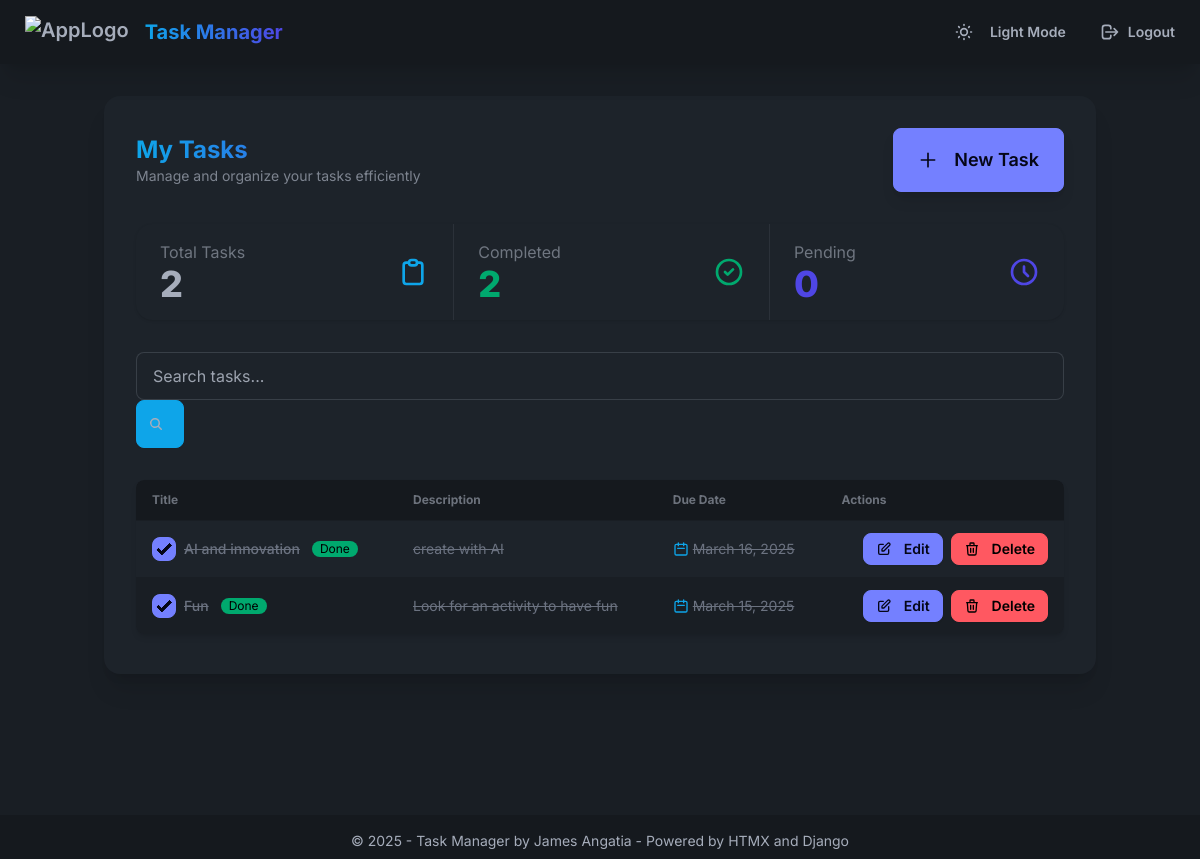
Screenshot of / (signed in) with the database file from the repository.
### tasks/models.py (models this page shows, shortened)
class Task(models.Model):
    title = models.CharField(max_length=200,unique=True)
    description = models.TextField(blank=True)
    created_at = models.DateTimeField(auto_now_add=True)
    due_date = models.DateTimeField(null=True, blank=True)
    completed = models.BooleanField(default=False)
    user = models.ForeignKey(User, on_delete=models.CASCADE, related_name='tasks')
    class Meta:
        unique_together = ('user','title')

### tasks/views.py (the view)
# urls.py: path('', views.index, name='index'),
def index(request):
    if request.user.is_authenticated:
        tasks = request.user.tasks.all()
        completed_count = tasks.filter(completed=True).count()
        pending_count = tasks.filter(completed=False).count()
        context = {
            'tasks': tasks,
            'form': TaskForm(),
            'completed_count': completed_count,
            'pending_count': pending_count
        }
        return render(request, 'tasks/task.html', context)
    else:
        return render(request, 'tasks/welcome.html')

### tasks/forms.py (shortened to what this page needs)
class TaskForm(forms.ModelForm):
    title = forms.CharField(
                                widget=forms.TextInput(attrs={
                                'class': 'input input-bordered w-full',
                                'placeholder': 'Task Name',}),
                                required = True
                            )
    description = forms.CharField(
                                    widget=forms.Textarea(attrs={
                                    'class': 'textarea textarea-bordered w-full',
                                    'placeholder': 'Task Description',}),
                                    required = False
                                )
    due_date = forms.DateField(
                                widget=forms.DateInput(attrs={
                                'class': 'input input-bordered w-full',
                                'type': 'date',}),
                                required = True
                            )
    class Meta:
        model = Task
        fields = ['title', 'description', 'due_date']
        widgets = {
            'due_date': forms.DateInput(attrs={'type': 'date'})
        }

### tasks/templates/tasks/task.html (shortened to what this page needs)
{% extends 'base.html' %}
{% block content %}
<div class="min-h-[80vh]">
    <div class="card bg-base-100 shadow-xl">
        <div class="card-body">
            <div class="flex flex-col sm:flex-row justify-between items-center mb-6 gap-4">
                <div>
                    <h2 class="card-title text-2xl gradient-text font-bold">My Tasks</h2>
                    <p class="text-sm opacity-70">Manage and organize your tasks efficiently</p>
                </div>
                <button class="btn btn-primary btn-md sm:btn-lg shadow-lg hover:shadow-xl transition-all w-full sm:w-auto" onclick="task_modal.showModal()">
                    <svg xmlns="http://www.w3.org/2000/svg" class="h-5 w-5 mr-2" fill="none" viewBox="0 0 24 24" stroke="currentColor">
                        <path stroke-linecap="round" stroke-linejoin="round" stroke-width="2" d="M12 4v16m8-8H4" />
                    </svg>
                    New Task
                </button>
            </div>
            {% include 'tasks/partials/stats.html' %}
            <div class="form-control mb-6">
                <div class="input-group">
                    <input
                        type="text"
                        name="search"
                        placeholder="Search tasks..."
                        class="input input-bordered w-full focus:ring-2 focus:ring-primary/40"
                        hx-get="{% url 'tasks:search_task' %}"
                        hx-trigger="keyup delay:500ms, search"
                        hx-target="#task-list"
                        hx-indicator="#spinner"
                        hx-on::before-request="document.getElementById('task-list').style.opacity = 0.4;"
                        hx-on::after-request="document.getElementById('task-list').style.opacity = 1.0;"
                    >
                    <button class="btn btn-square bg-primary border-primary hover:bg-primary-focus hover:border-primary-focus">
                        <span id="search-icon">
                            <svg
                                xmlns="http://www.w3.org/2000/svg"
                                viewBox="0 0 16 16"
                                fill="currentColor"
                                class="h-4 w-4">
                                <path
                                fill-rule="evenodd"
                                d="M9.965 11.026a5 5 0 1 1 1.06-1.06l2.755 2.754a.75.75 0 1 1-1.06 1.06l-2.755-2.754ZM10.5 7a3.5 3.5 0 1 1-7 0 3.5 3.5 0 0 1 7 0Z"
                                clip-rule="evenodd" />
                            </svg>
                        </span>
                    </button>
                </div>
            </div>
            <div class="task-container rounded-lg">
                {% include 'tasks/partials/task-list.html' %}
            </div>
        </div>
    </div>
</div>
{% endblock %}

### tasks/templates/tasks/partials/task-row.html
<tr data-task-id="{{ task.id }}" class="hover:bg-base-200">
    <td>
        <div class="flex items-center gap-2">
            <input type="checkbox" class="checkbox checkbox-primary"
                {% if task.completed %}checked{% endif %}
                hx-post="{% url 'tasks:toggle_complete' task.id %}"
                hx-target="#task-list"
                hx-swap="innerHTML">
            <span class="font-medium {% if task.completed %}line-through text-gray-500{% endif %}">{{ task.title }}</span>
            {% if task.completed %}
            <span class="badge badge-success badge-sm ml-1">Done</span>
            {% endif %}
        </div>
    </td>
    <td class="{% if task.completed %}line-through text-gray-500{% endif %} hidden md:table-cell">
        <div class="truncate max-w-xs">
            {{ task.description|default:"No description" }}
        </div>
    </td>
    <td class="{% if task.completed %}line-through text-gray-500{% endif %} hidden sm:table-cell">
        <div class="flex items-center">
            <svg xmlns="http://www.w3.org/2000/svg" class="h-4 w-4 mr-1 text-primary" fill="none" viewBox="0 0 24 24" stroke="currentColor">
                <path stroke-linecap="round" stroke-linejoin="round" stroke-width="2" d="M8 7V3m8 4V3m-9 8h10M5 21h14a2 2 0 002-2V7a2 2 0 00-2-2H5a2 2 0 00-2 2v12a2 2 0 002 2z" />
            </svg>
            {{ task.due_date|date:"F d, Y" }}
        </div>
    </td>
    <td>
        <div class="flex gap-2 justify-end">
            <button class="btn btn-primary btn-sm"
                hx-get="{% url 'tasks:update_task' task.id %}"
                hx-target="#edit-task-modal-container">
                <svg xmlns="http://www.w3.org/2000/svg" class="h-4 w-4" fill="none" viewBox="0 0 24 24" stroke="currentColor">
                    <path stroke-linecap="round" stroke-linejoin="round" stroke-width="2" d="M11 5H6a2 2 0 00-2 2v11a2 2 0 002 2h11a2 2 0 002-2v-5m-1.414-9.414a2 2 0 112.828 2.828L11.828 15H9v-2.828l8.586-8.586z" />
                </svg>
                <span class="hidden sm:inline ml-1">Edit</span>
            </button>
            <button class="btn btn-error btn-sm"
                hx-delete="{% url 'tasks:delete_task' task.id %}"
                hx-target="#task-list"
                hx-swap="innerHTML"
                hx-confirm="Are you sure you want to delete this task?">
                <svg xmlns="http://www.w3.org/2000/svg" class="h-4 w-4" fill="none" viewBox="0 0 24 24" stroke="currentColor">
                    <path stroke-linecap="round" stroke-linejoin="round" stroke-width="2" d="M19 7l-.867 12.142A2 2 0 0116.138 21H7.862a2 2 0 01-1.995-1.858L5 7m5 4v6m4-6v6m1-10V4a1 1 0 00-1-1h-4a1 1 0 00-1 1v3M4 7h16" />
                </svg>
                <span class="hidden sm:inline ml-1">Delete</span>
            </button>
        </div>
    </td>
</tr>

### tasks/templates/base.html (style rules this page uses)
body { font-family: 'Inter', sans-serif; }
.btn, .navbar, .card, .alert, .toast, .modal { transition: all 0.2s ease-in-out; }
.gradient-text { color: #0ea5e9; background: linear-gradient(90deg, #0ea5e9 0%, #4f46e5 100%); -webkit-background-clip: text; -webkit-text-fill-color: transparent; background-clip: text; }

### tasks/templates/tasks/partials/task-list.html (style rules this page uses)
@media (min-width: 768px) { .table tbody tr { transition: all 0.2s ease; } }

### tasks/templates/tasks/task.html (style rules this page uses)
.task-container { transition: all 0.3s ease; }
.input-group .input { transition: all 0.2s ease; }

### rows the page displays
Task: completed "☑", title "AI and innovation", shows "Done", description "create with AI", due_date "March 16, 2025"
Task: completed "☑", title "Fun", shows "Done", description "Look for an activity to have fun", due_date "March 15, 2025"

### other values shown
{{ tasks|length }} "2"
{{ completed_count }} "2"
{{ pending_count }} "0"
